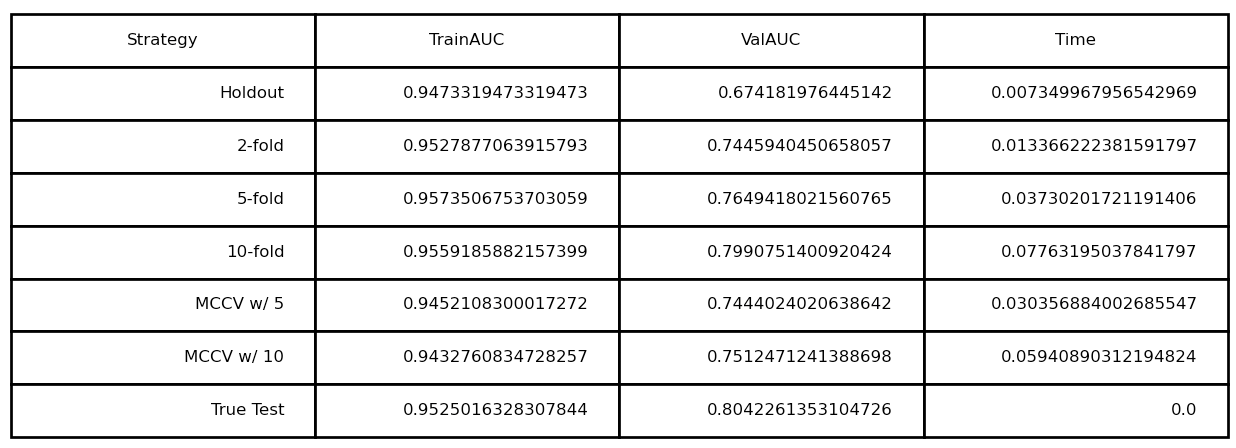

This chart was generated by the following Python code:
import argparse
import numpy as np
import pandas as pd
from sklearn import metrics
from sklearn.utils import shuffle
from sklearn.tree import DecisionTreeClassifier
from sklearn.model_selection import train_test_split, KFold
import time
import matplotlib.pyplot as plt


def holdout(model, xFeat, y, testSize):
    """
    Split xFeat into random train and test based on the testSize and
    return the model performance on the training and test set. 

    Parameters
    ----------
    model : sktree.DecisionTreeClassifier
        Decision tree model
    xFeat : nd-array with shape n x d
        Features of the dataset 
    y : 1-array with shape n x 1
        Labels of the dataset
    testSize : float
        Portion of the dataset to serve as a holdout. 

    Returns
    -------
    trainAuc : float
        Average AUC of the model on the training dataset
    testAuc : float
        Average AUC of the model on the validation dataset
    timeElapsed: float
        Time it took to run this function
    """
    before = time.time()
    trainX, testX, trainY, testY = train_test_split(xFeat, y, shuffle=True, test_size=testSize)     # split data

    model.fit(trainX, trainY)                                                                       # fit data

    yHatTrain = model.predict_proba(trainX)                                                         # predict
    yHatTest = model.predict_proba(testX)
    # calculate auc for training
    fpr, tpr, thresholds = metrics.roc_curve(trainY['label'],
                                             yHatTrain[:, 1])
    trainAuc = metrics.auc(fpr, tpr)
    # calculate auc for test dataset
    fpr, tpr, thresholds = metrics.roc_curve(testY['label'],
                                             yHatTest[:, 1])
    testAuc = metrics.auc(fpr, tpr)                                                                 # return the AUC
    after = time.time()
    timeElapsed = after - before
    return trainAuc, testAuc, timeElapsed


def kfold_cv(model, xFeat, y, k):
    """
    Split xFeat into k different groups, and then use each of the
    k-folds as a validation set, with the model fitting on the remaining
    k-1 folds. Return the model performance on the training and
    validation (test) set. 


    Parameters
    ----------
    model : sktree.DecisionTreeClassifier
        Decision tree model
    xFeat : nd-array with shape n x d
        Features of the dataset 
    y : 1-array with shape n x 1
        Labels of the dataset
    k : int
        Number of folds or groups (approximately equal size)

    Returns
    -------
    trainAuc : float
        Average AUC of the model on the training dataset
    testAuc : float
        Average AUC of the model on the validation dataset
    timeElapsed: float
        Time it took to run this function
    """
    mergedSet = pd.concat([xFeat, y], axis=1)                       # merge the data so that you can shuffle it
    mergedSet = shuffle(mergedSet)
    y = mergedSet.iloc[:, -1:]
    xFeat = mergedSet.iloc[:, 0:len(mergedSet.columns)-1]           # separate the features of labels again

    before = time.time()
    kf = KFold(n_splits=k)                                          # setup of k fold
    trainAuc = 0
    testAuc = 0
    for train_index, test_index in kf.split(xFeat):                 # for each fold
        trainX = xFeat.iloc[train_index]                            # set up train and test data
        testX = xFeat.iloc[test_index]
        trainY = y.iloc[train_index]
        testY = y.iloc[test_index]
        model.fit(trainX, trainY)                                   # fit to model

        yHatTrain = model.predict_proba(trainX)                     # predict
        yHatTest = model.predict_proba(testX)
        if len(yHatTrain[0]) == 1:                                  # if the predictions are all one class, add a
            yHatTrain = np.append(yHatTrain, np.zeros((len(yHatTrain), 1)), axis=1) # second column of zeros to work
        if len(yHatTest[0]) == 1:
            yHatTest = np.append(yHatTest, np.zeros((len(yHatTest), 1)), axis=1)
        # calculate auc for training
        fpr, tpr, thresholds = metrics.roc_curve(trainY['label'],
                                                 yHatTrain[:, 1])
        trainAuc += metrics.auc(fpr, tpr)
        # calculate auc for test dataset
        fpr, tpr, thresholds = metrics.roc_curve(testY['label'],
                                                 yHatTest[:, 1])
        testAuc += metrics.auc(fpr, tpr)

    trainAuc = trainAuc / k                 # sum up the accuracies and take the average
    testAuc = testAuc / k
    after = time.time()
    timeElapsed = after - before
    return trainAuc, testAuc, timeElapsed


def mc_cv(model, xFeat, y, testSize, s):
    """
    Evaluate the model using s samples from the
    Monte Carlo cross validation approach where
    for each sample you split xFeat into
    random train and test based on the testSize.
    Returns the model performance on the training and
    test datasets.

    Parameters
    ----------
    model : sktree.DecisionTreeClassifier
        Decision tree model
    xFeat : nd-array with shape n x d
        Features of the dataset 
    y : 1-array with shape n x 1
        Labels of the dataset
    testSize : float
        Portion of the dataset to serve as a holdout. 

    Returns
    -------
    trainAuc : float
        Average AUC of the model on the training dataset
    testAuc : float
        Average AUC of the model on the validation dataset
    timeElapsed: float
        Time it took to run this function
    """
    trainAuc = 0
    testAuc = 0
    before = time.time()
    for i in range(s):                                                      # for the number of samples
        trainX, testX, trainY, testY = train_test_split(xFeat, y, shuffle=True, test_size=testSize)

        model.fit(trainX, trainY)                                           # split and fit the data

        yHatTrain = model.predict_proba(trainX)                             # fit the data
        yHatTest = model.predict_proba(testX)

        # calculate auc for training
        fpr, tpr, thresholds = metrics.roc_curve(trainY['label'],
                                                 yHatTrain[:, 1])
        trainAuc += metrics.auc(fpr, tpr)
        # calculate auc for test dataset
        fpr, tpr, thresholds = metrics.roc_curve(testY['label'],
                                                 yHatTest[:, 1])
        testAuc += metrics.auc(fpr, tpr)
    trainAuc = trainAuc / s                                                 # sum and take tge average accuracies
    testAuc = testAuc / s
    after = time.time()
    timeElapsed = after - before
    return trainAuc, testAuc, timeElapsed


def sktree_train_test(model, xTrain, yTrain, xTest, yTest):
    """
    Given a sklearn tree model, train the model using
    the training dataset, and evaluate the model on the
    test dataset.

    Parameters
    ----------
    model : DecisionTreeClassifier object
        An instance of the decision tree classifier 
    xTrain : nd-array with shape nxd
        Training data
    yTrain : 1d array with shape n
        Array of labels associated with training data
    xTest : nd-array with shape mxd
        Test data
    yTest : 1d array with shape m
        Array of labels associated with test data.

    Returns
    -------
    trainAUC : float
        The AUC of the model evaluated on the training data.
    testAuc : float
        The AUC of the model evaluated on the test data.
    """
    # fit the data to the training dataset
    model.fit(xTrain, yTrain)
    # predict training and testing probabilties
    yHatTrain = model.predict_proba(xTrain)
    yHatTest = model.predict_proba(xTest)
    # calculate auc for training
    fpr, tpr, thresholds = metrics.roc_curve(yTrain['label'],
                                             yHatTrain[:, 1])
    trainAuc = metrics.auc(fpr, tpr)
    # calculate auc for test dataset
    fpr, tpr, thresholds = metrics.roc_curve(yTest['label'],
                                             yHatTest[:, 1])
    testAuc = metrics.auc(fpr, tpr)
    return trainAuc, testAuc


def main():
    # set up the program to take in arguments from the command line
    parser = argparse.ArgumentParser()
    parser.add_argument("--xTrain",
                        default="q4xTrain.csv",
                        help="filename for features of the training data")
    parser.add_argument("--yTrain",
                        default="q4yTrain.csv",
                        help="filename for labels associated with training data")
    parser.add_argument("--xTest",
                        default="q4xTest.csv",
                        help="filename for features of the test data")
    parser.add_argument("--yTest",
                        default="q4yTest.csv",
                        help="filename for labels associated with the test data")

    args = parser.parse_args()
    # load the train and test data
    xTrain = pd.read_csv(args.xTrain)
    yTrain = pd.read_csv(args.yTrain)
    xTest = pd.read_csv(args.xTest)
    yTest = pd.read_csv(args.yTest)
    # create the decision tree classifier
    dtClass = DecisionTreeClassifier(max_depth=15,
                                     min_samples_leaf=10)
    # use the holdout set with a validation size of 30 of training

    aucTrain1, aucVal1, time1 = holdout(dtClass, xTrain, yTrain, 0.70)
    # use 2-fold validation
    aucTrain2, aucVal2, time2 = kfold_cv(dtClass, xTrain, yTrain, 2)
    # use 5-fold validation
    aucTrain3, aucVal3, time3 = kfold_cv(dtClass, xTrain, yTrain, 5)
    # use 10-fold validation
    aucTrain4, aucVal4, time4 = kfold_cv(dtClass, xTrain, yTrain, 10)
    # use MCCV with 5 samples
    aucTrain5, aucVal5, time5 = mc_cv(dtClass, xTrain, yTrain, 0.70, 5)
    # use MCCV with 10 samples
    aucTrain6, aucVal6, time6 = mc_cv(dtClass, xTrain, yTrain, 0.70, 10)
    # train it using all the data and assess the true value
    trainAuc, testAuc = sktree_train_test(dtClass, xTrain, yTrain, xTest, yTest)
    perfDF = pd.DataFrame([['Holdout', aucTrain1, aucVal1, time1],
                           ['2-fold', aucTrain2, aucVal2, time2],
                           ['5-fold', aucTrain3, aucVal3, time3],
                           ['10-fold', aucTrain4, aucVal4, time4],
                           ['MCCV w/ 5', aucTrain5, aucVal5, time5],
                           ['MCCV w/ 10', aucTrain6, aucVal6, time6],
                           ['True Test', trainAuc, testAuc, 0]],
                           columns=['Strategy', 'TrainAUC', 'ValAUC', 'Time'])
    print(perfDF)

    """
    The code below creates a table of the above data in matplotlib. This was used for the writeup. 
    """
    plt.figure()

    # table
    plt.subplot(121)

    cell_text = []
    for row in range(len(perfDF)):
        cell_text.append(perfDF.iloc[row])

    table = plt.table(cellText=cell_text, colLabels=perfDF.columns, loc='center', colWidths=[0.3 for x in perfDF.columns])
    table.auto_set_font_size(False)
    table.set_fontsize(6)
    plt.axis('off')

    plt.show()


if __name__ == "__main__":
    main()
